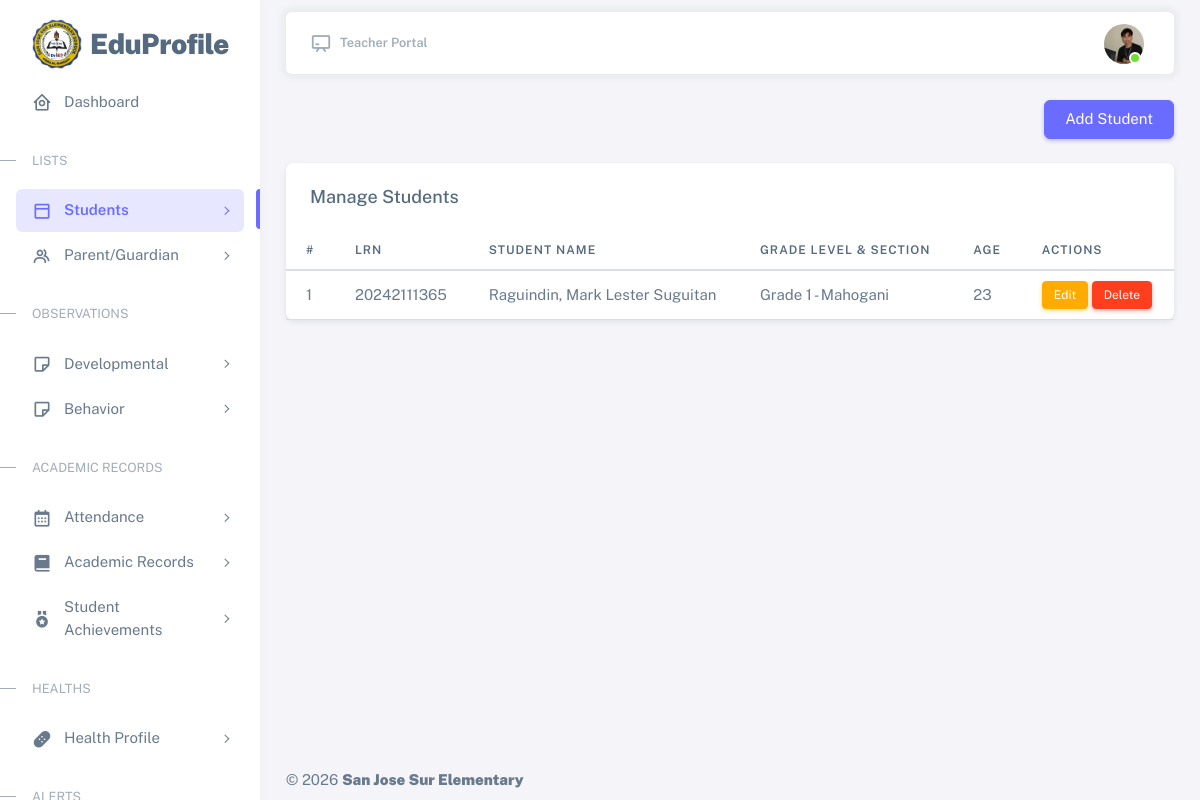
The app's page /resources/views/teacher/students.php (signed in), older data.
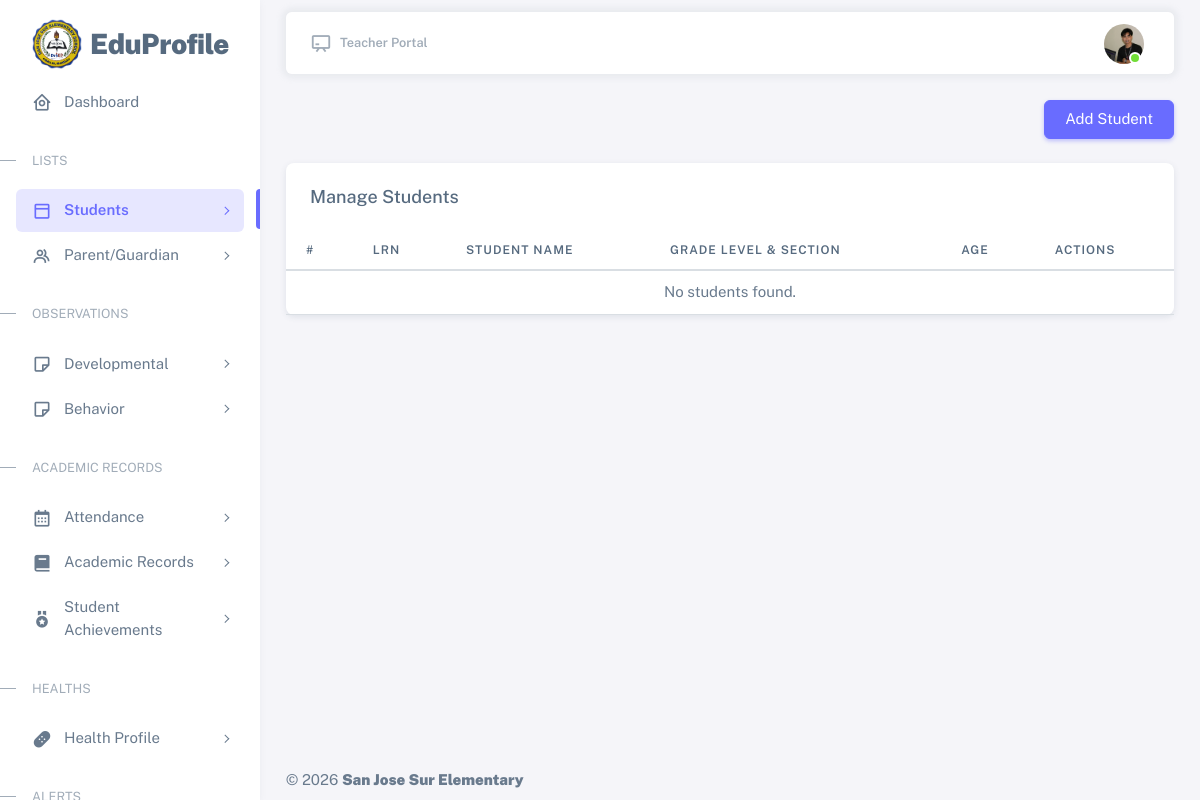
The same page, newer data.
### tables this page shows
CREATE TABLE `students` (
  `id` int(11) NOT NULL,
  `lrn` varchar(20) DEFAULT NULL,
  `first_name` varchar(100) NOT NULL,
  `middle_name` varchar(100) DEFAULT NULL,
  `last_name` varchar(100) NOT NULL,
  `suffix` varchar(20) DEFAULT NULL,
  `birth_date` date NOT NULL,
  `gender` enum('Male','Female') NOT NULL,
  `address` varchar(50) DEFAULT NULL,
  `school_year_id` int(11) NOT NULL,
  `grade_level_id` int(11) NOT NULL,
  `section_id` int(11) NOT NULL,
  `recorded_by` int(11) NOT NULL,
  `status` enum('active','archived') NOT NULL DEFAULT 'active',
  `created_at` timestamp NOT NULL DEFAULT current_timestamp(),
  `updated_at` timestamp NOT NULL DEFAULT current_timestamp() ON UPDATE current_timestamp()
);

CREATE TABLE `grade_levels` (
  `id` int(11) NOT NULL,
  `grade_name` varchar(50) NOT NULL,
  `created_at` timestamp NOT NULL DEFAULT current_timestamp(),
  `updated_at` timestamp NOT NULL DEFAULT current_timestamp() ON UPDATE current_timestamp()
);

CREATE TABLE `sections` (
  `id` int(11) NOT NULL,
  `grade_level_id` int(11) NOT NULL,
  `section_name` varchar(100) NOT NULL,
  `adviser_id` int(11) DEFAULT NULL,
  `created_at` timestamp NOT NULL DEFAULT current_timestamp(),
  `updated_at` timestamp NOT NULL DEFAULT current_timestamp() ON UPDATE current_timestamp()
);

### app/controllers/teacher/StudentsController.php (called while the page is built, shortened)
<?php
require_once __DIR__ . '/../../models/teacher/StudentsModel.php';
require_once __DIR__ . '/../../services/StudentService.php';
require_once __DIR__ . '/../../../database/config/config.php';
    class StudentsController extends Controller{
        protected $service;
        public function __construct($con){
            $model = new StudentsModel($con);
            $this->service              = new StudentService($con, $model);
        }
        public function index(){
            $teacherId = (int) ($_SESSION['id'] ?? 0);
            $page = isset($_GET['page']) ? (int) $_GET['page'] : 1;
            return $this->service->getPaginatedStudents($teacherId, $page, 10);
        }
    }
    try{
        $controller = new StudentsController($con);
        $students = $controller->index();
    }catch(Exception $e){
        throw new Exception("Error " . $e->getMessage());
    }

### app/services/StudentService.php (called while the page is built, shortened)
<?php
require_once __DIR__ . '/../core/Model.php';
require_once __DIR__ . '/../models/teacher/StudentsModel.php';
class StudentService extends Model {
    protected $model;
    public function __construct($con, ?StudentsModel $model = null) {
        $this->model = $model;
    }
    public function formatFullName(array $student): string {
        $first  = trim($student['first_name']  ?? '');
        $middle = trim($student['middle_name'] ?? '');
        $last   = trim($student['last_name']   ?? '');
        $suffix = trim($student['suffix']      ?? '');
        $name = $last . ', ' . $first;
        if ($middle !== '') {
            $name .= ' ' . $middle;
        }
        return $name;
    }
    public function getPaginatedStudents(int $teacherId, int $page = 1, int $perPage = 10): array {
        $page   = max(1, $page);
        $offset = ($page - 1) * $perPage;
        $rows  = $this->model->getPage($perPage, $offset, $teacherId);
        $total = $this->model->countAll($teacherId);
        $data = array_map(function (array $student): array {
            $student['full_name'] = $this->formatFullName($student);
            return $student;
        }, $rows);
        return [
            'data'         => $data,
            'total'        => $total,
            'per_page'     => $perPage,
            'current_page' => $page,
            'total_pages'  => (int) ceil($total / $perPage),
        ];
    }
}

### app/core/Model.php (called while the page is built, shortened)
<?php
    class Model{
        public function __construct($con){
            $this->con = $con;
        }
    }

### app/models/teacher/StudentsModel.php (called while the page is built, shortened)
<?php
require_once __DIR__ . '/../../core/Model.php';
    class StudentsModel extends Model{
        protected $students = 'students';
        protected $school_year = 'school_year';
        protected $grade_levels = 'grade_levels';
        protected $sections = 'sections';
        protected $users = 'users';
        public function countAll(int $teacher_id): int {
            try {
                $count = 0;
                $query = "SELECT COUNT(*)
                    FROM {$this->students} s
                    LEFT JOIN {$this->sections} ss ON s.section_id = ss.id
                    WHERE ss.adviser_id = ? AND s.status = 'active'";
                $stmt = $this->con->prepare($query);
                $stmt->bind_param('i', $teacher_id);
                $stmt->execute();
                $stmt->bind_result($count);
                return (int) $count;
            } catch (Exception $e) {
                error_log('Error counting students: ' . $e->getMessage());
                return 0;
            }
        }
        public function getPage(int $limit, int $offset, int $teacher_id): array {
            try {
                $query = "SELECT
                    s.*,
                    sy.school_year AS school_year,
                    gl.grade_name AS grade_name,
                    ss.section_name AS section_name,
                    u.full_name AS recorded_by
                    FROM {$this->students} s
                    LEFT JOIN {$this->school_year} sy ON s.school_year_id = sy.id
                    LEFT JOIN {$this->sections} ss ON s.section_id = ss.id
                    LEFT JOIN {$this->grade_levels} gl ON ss.grade_level_id = gl.id
                    LEFT JOIN {$this->users} u ON s.recorded_by = u.id
                    WHERE ss.adviser_id = ? AND s.status = 'active'
                    LIMIT ? OFFSET ?";
                $stmt = $this->con->prepare($query);
                $stmt->bind_param('iii', $teacher_id, $limit, $offset);
                $stmt->execute();
                return $stmt->get_result()->fetch_all(MYSQLI_ASSOC);
            } catch (Exception $e) {
                error_log('Error fetching student page: ' . $e->getMessage());
                return [];
            }
        }
    }

### app/helpers/StudentsAge.php (called while the page is built)
<?php
    class StudentsAge{
        public static function calculateAge($birthDate){
            $birthDate = new DateTime($birthDate);
            $today = new DateTime('today');
            $age = $birthDate->diff($today)->y;
            return $age;
        }
    }

### resources/views/teacher/students.php (the view, shortened to what the changed rows need)
<?php
require_once __DIR__ . '/../../../app/controllers/teacher/StudentsController.php';
require_once __DIR__ . '/../../../app/helpers/StudentsAge.php';
?>
<!DOCTYPE html>
<html
  lang="en"
  class="light-style layout-menu-fixed"
  dir="ltr"
  data-theme="theme-default"
  data-assets-path="../../../public/assets/"
  data-template="vertical-menu-template-free"
>
<head>
  <link rel="stylesheet" href="../../../public/assets/vendor/fonts/boxicons.css" />
  <link rel="stylesheet" href="../../../public/assets/vendor/css/core.css" class="template-customizer-core-css" />
  <link rel="stylesheet" href="../../../public/assets/vendor/css/theme-default.css" class="template-customizer-theme-css" />
  <link rel="stylesheet" href="../../../public/assets/css/demo.css" />
  <link rel="stylesheet" href="../../../public/assets/vendor/libs/perfect-scrollbar/perfect-scrollbar.css" />
</head>
<body>
    <?php require_once __DIR__ . '/partials/sidebar.php'; ?>
    <?php require_once __DIR__ . '/partials/topbar.php'; ?>
    <div class="card mt-4">
        <div class="table-responsive nowrap">
          <table class="table">
            <thead>
              <tr>
                <th>#</th>
                <th>LRN</th>
                <th>Student Name</th>
                <th>Grade Level & Section</th>
                <th>Age</th>
                <th>Actions</th>
              </tr>
            </thead>
            <tbody>
              <?php
                $rows        = $students['data']         ?? [];
                $currentPage = $students['current_page'] ?? 1;
                $perPage     = $students['per_page']     ?? 10;
                $offset      = ($currentPage - 1) * $perPage;
              ?>
              <?php if (!empty($rows)): ?>
                <?php foreach ($rows as $index => $student): ?>
                  <tr
                    role="button"
                    style="cursor: pointer;"
                    data-bs-toggle="modal"
                    data-bs-target="#viewStudentModal"
                    onclick="viewStudent(
                        '<?php echo $student['id']; ?>',
                        '<?php echo $student['lrn']; ?>',
                        '<?php echo htmlspecialchars($student['full_name']); ?>',
                        '<?php echo htmlspecialchars($student['grade_name'] . ' - ' . $student['section_name']); ?>',
                        '<?php echo htmlspecialchars($student['school_year']); ?>',
                        '<?php echo StudentsAge::calculateAge($student['birth_date']); ?>',
                        '<?php echo $student['gender']; ?>',
                        '<?php echo htmlspecialchars($student['address']); ?>'
                    )"
                  >
                    <td><?php echo $offset + $index + 1; ?></td>
                    <td><?php echo htmlspecialchars($student['lrn']); ?></td>
                    <td><?php echo htmlspecialchars($student['full_name']); ?></td>
                    <td><?php echo htmlspecialchars($student['grade_name'] . ' - ' . $student['section_name']); ?></td>
                    <td><?php echo StudentsAge::calculateAge($student['birth_date']); ?></td>
                    <td>
                      <button
                        class="btn btn-sm btn-warning"
                        data-bs-toggle="modal"
                        data-bs-target="#editStudentModal"
                        onclick="event.stopPropagation(); editStudent(
                          '<?php echo $student['id']; ?>',
                          '<?php echo $student['lrn']; ?>',
                          '<?php echo $student['first_name']; ?>',
                          '<?php echo $student['middle_name']; ?>',
                          '<?php echo $student['last_name']; ?>',
                          '<?php echo $student['suffix']; ?>',
                          '<?php echo $student['birth_date']; ?>',
                          '<?php echo $student['gender']; ?>',
                          '<?php echo $student['address']; ?>',
                          '<?php echo $student['school_year_id']; ?>',
                          '<?php echo $student['grade_level_id']; ?>',
                          '<?php echo $student['section_id']; ?>',
                          '<?php echo $student['recorded_by']; ?>'
                        )"
                      >
                        Edit
                      </button>
                      <form action="../../../app/controllers/teacher/StudentsController.php" method="post" class="d-inline">
                        <button
                          type="submit"
                          class="btn btn-sm btn-danger"
                          name="delete_student"
                          onclick="event.stopPropagation(); return confirm('Are you sure you want to delete this student? this action cannot be undone.');"
                        >
                          Delete
                        </button>
                      </form>
                    </td>
                  </tr>
                <?php endforeach; ?>
              <?php else: ?>
                <tr>
                  <td colspan="6" class="text-center">No students found.</td>
                </tr>
              <?php endif; ?>
            </tbody>
          </table>
        </div>
    </div>
    <?php require_once __DIR__ . '/partials/footer.php'; ?>
</body>
</html>

Row changes from the older to the newer data that the page shows:
removed students: index "1", lrn "20242111365", full_name "Raguindin, Mark Lester Suguitan", grade_level.section_name "Grade 1 - Mahogani", birth_date "23"
Text that changed along with them:
text now shown: "No students found."
